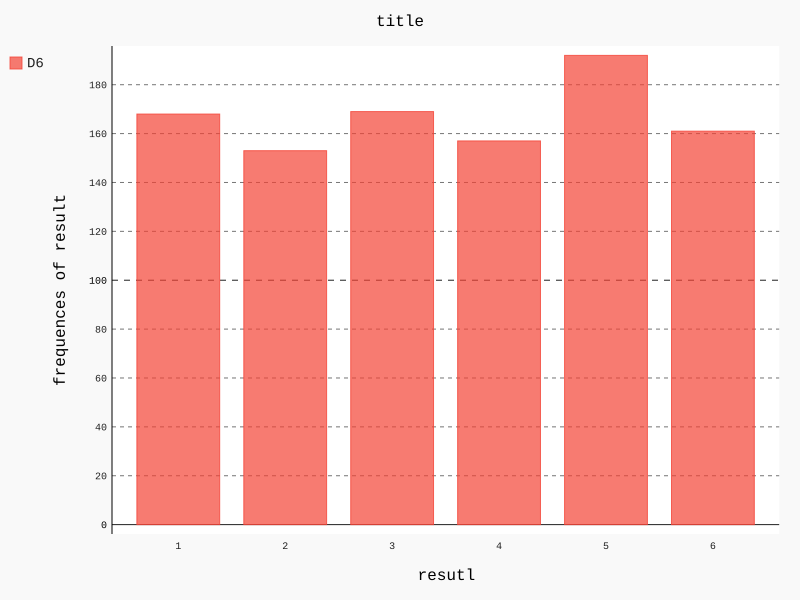

Source code (Python):

from die import Die
import pygal
import cvs



die=Die()

results=[]


for i in range(1000):
    result=die.roll()
    results.append(result)


print(results)

frequences=[]


for  i in range(1,die.number+1):
    count=results.count(i)
    frequences.append(count)


print(frequences)


hist=pygal.Bar()


hist.title="title"
hist.x_labels=['1','2','3','4','5','6']

hist.x_title="resutl"

hist.y_title="frequences of result"

hist.add("D6",frequences)

hist.render_to_file("die_visual.svg")
